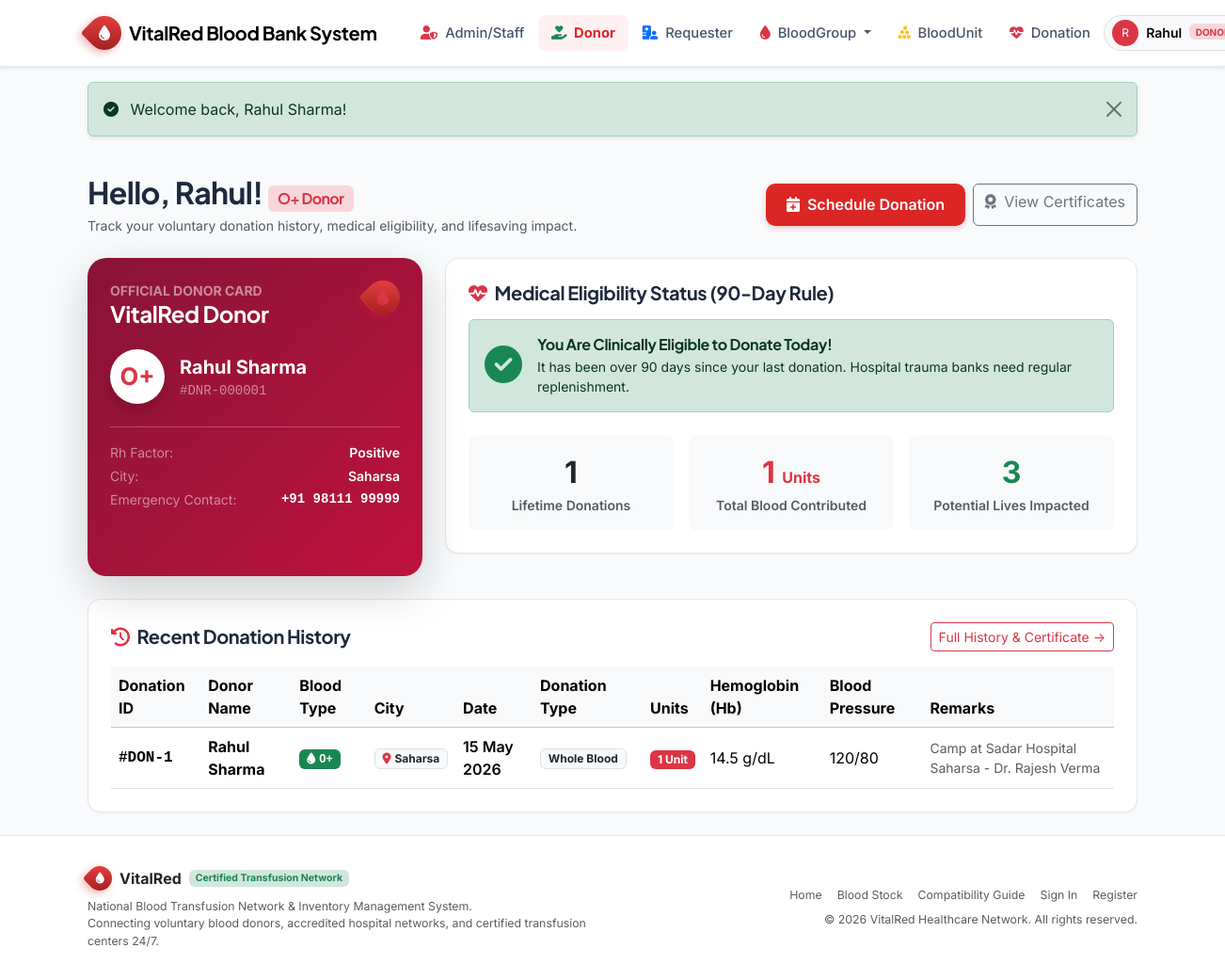
Screenshot of /donor/index.php (signed in) with the database file from the repository.
### tables this page shows
CREATE TABLE donors (
    donor_id INT AUTO_INCREMENT PRIMARY KEY,
    user_id INT NULL UNIQUE,                      
    first_name VARCHAR(60) NOT NULL,
    last_name VARCHAR(60) NOT NULL,
    dob DATE NOT NULL,
    gender ENUM('Male', 'Female', 'Other') NOT NULL,
    blood_group_id INT NOT NULL,
    address_street VARCHAR(180) NOT NULL,
    city VARCHAR(80) NOT NULL,
    state VARCHAR(80) NOT NULL DEFAULT 'Delhi NCR',
    pincode VARCHAR(15) NOT NULL,
    emergency_contact VARCHAR(25) NOT NULL,
    last_donation_date DATE NULL,
    created_at TIMESTAMP DEFAULT CURRENT_TIMESTAMP,
    CONSTRAINT fk_donor_user FOREIGN KEY (user_id) 
        REFERENCES users (user_id) ON DELETE SET NULL ON UPDATE CASCADE,
    CONSTRAINT fk_donor_blood_group FOREIGN KEY (blood_group_id) 
        REFERENCES blood_groups (blood_group_id) ON DELETE RESTRICT ON UPDATE CASCADE,
    INDEX idx_donor_blood_group (blood_group_id),
    INDEX idx_donor_city (city)
);

CREATE TABLE blood_groups (
    blood_group_id INT AUTO_INCREMENT PRIMARY KEY,
    group_name VARCHAR(5) NOT NULL UNIQUE,       
    rh_factor ENUM('Positive', 'Negative') NOT NULL,
    critical_threshold INT NOT NULL DEFAULT 5,   
    description VARCHAR(255) NULL
);

CREATE TABLE donations (
    donation_id INT AUTO_INCREMENT PRIMARY KEY,
    donor_id INT NOT NULL,
    blood_group_id INT NOT NULL,
    donation_date DATE NOT NULL,
    units_collected INT NOT NULL DEFAULT 1,
    hemoglobin_g_dl DECIMAL(4, 1) NOT NULL,       
    blood_pressure VARCHAR(15) NOT NULL,          
    donation_type ENUM('Whole Blood', 'Platelets', 'Plasma', 'Red Cells') DEFAULT 'Whole Blood',
    staff_id INT NULL,                            
    remarks VARCHAR(255) NULL,
    created_at TIMESTAMP DEFAULT CURRENT_TIMESTAMP,
    CONSTRAINT fk_donation_donor FOREIGN KEY (donor_id) 
        REFERENCES donors (donor_id) ON DELETE RESTRICT ON UPDATE CASCADE,
    CONSTRAINT fk_donation_blood_group FOREIGN KEY (blood_group_id) 
        REFERENCES blood_groups (blood_group_id) ON DELETE RESTRICT ON UPDATE CASCADE,
    CONSTRAINT fk_donation_staff FOREIGN KEY (staff_id) 
        REFERENCES users (user_id) ON DELETE SET NULL ON UPDATE CASCADE,
    INDEX idx_donation_date (donation_date)
);

### donor/index.php (the view, shortened to what the rows shown need)
<?php
require_once __DIR__ . '/../includes/auth_helper.php';
$user_id = $_SESSION['user_id'];
$stmt = $pdo->prepare("SELECT d.*, bg.group_name, bg.rh_factor, u.email
                      FROM donors d
                      JOIN blood_groups bg ON d.blood_group_id = bg.blood_group_id
                      JOIN users u ON d.user_id = u.user_id
                      WHERE d.user_id = ? LIMIT 1");
$stmt->execute([$user_id]);
$donor = $stmt->fetch();
$donor_id = $donor['donor_id'];
$hist_stmt = $pdo->prepare("SELECT * FROM donations WHERE donor_id = ? ORDER BY donation_date DESC");
$hist_stmt->execute([$donor_id]);
$donations = $hist_stmt->fetchAll();
require_once __DIR__ . '/../includes/header.php';
?>
<div class="container py-4">
    <div class="d-flex flex-wrap justify-content-between align-items-center mb-4 gap-3">
        <div>
            <h2 class="fw-bold mb-1">
                Hello, <?= e($donor['first_name']) ?>! <span class="badge bg-danger-subtle text-danger fs-6"><?= e($donor['group_name']) ?> Donor</span>
            </h2>
            <p class="text-muted small mb-0">Track your voluntary donation history, medical eligibility, and lifesaving impact.</p>
        </div>
    </div>
    <div class="row g-4 mb-4">
        <div class="col-lg-4">
            <div class="card border-0 shadow-lg text-white h-100" style="background: linear-gradient(135deg, #881337 0%, #be123c 100%); border-radius: 20px; overflow: hidden;">
                <div class="card-body p-4 position-relative">
                    <div class="d-flex align-items-center gap-3 mb-4">
                        <div class="bg-white text-danger fw-bold rounded-circle d-flex align-items-center justify-content-center shadow" style="width: 58px; height: 58px; font-size: 1.6rem;">
                            <?= e($donor['group_name']) ?>
                        </div>
                        <div>
                            <div class="fs-5 fw-bold"><?= e($donor['first_name'] . ' ' . $donor['last_name']) ?></div>
                            <div class="text-white-50 font-monospace small">#DNR-<?= str_pad($donor['donor_id'], 6, '0', STR_PAD_LEFT) ?></div>
                        </div>
                    </div>
                    <div class="pt-3 border-top border-white border-opacity-25 small">
                        <div class="d-flex justify-content-between mb-1">
                            <span class="text-white-50">Rh Factor:</span>
                            <span class="fw-semibold"><?= e($donor['rh_factor']) ?></span>
                        </div>
                        <div class="d-flex justify-content-between mb-1">
                            <span class="text-white-50">City:</span>
                            <span class="fw-semibold"><?= e($donor['city']) ?></span>
                        </div>
                        <div class="d-flex justify-content-between">
                            <span class="text-white-50">Emergency Contact:</span>
                            <span class="fw-semibold font-monospace"><?= e($donor['emergency_contact']) ?></span>
                        </div>
                    </div>
                </div>
            </div>
        </div>
    </div>
    <div class="vr-card p-4">
        <?php if (empty($donations)): ?>
            <div class="alert alert-light border text-center py-4 text-muted mb-0">
                You haven't made any donations yet. Click "Schedule Donation" to schedule your first voluntary camp visit!
            </div>
        <?php else: ?>
            <div class="table-responsive">
                <table class="table table-hover align-middle mb-0">
                    <thead class="table-light">
                        <tr>
                            <th>Donation ID</th>
                            <th>Donor Name</th>
                            <th>Blood Type</th>
                            <th>City</th>
                            <th>Date</th>
                            <th>Donation Type</th>
                            <th>Units</th>
                            <th>Hemoglobin (Hb)</th>
                            <th>Blood Pressure</th>
                            <th>Remarks</th>
                        </tr>
                    </thead>
                    <tbody>
                        <?php foreach (array_slice($donations, 0, 5) as $dn): ?>
                            <tr>
                                <td class="font-monospace fw-bold">#DON-<?= $dn['donation_id'] ?></td>
                                <td class="fw-bold"><?= e($donor['first_name'] . ' ' . $donor['last_name']) ?></td>
                                <td><?= get_blood_badge($donor['group_name']) ?></td>
                                <td><span class="badge bg-light text-dark border"><i class="fa-solid fa-location-dot text-danger me-1"></i><?= e($donor['city']) ?></span></td>
                                <td class="fw-semibold"><?= format_date($dn['donation_date']) ?></td>
                                <td><span class="badge bg-light text-dark border"><?= e($dn['donation_type']) ?></span></td>
                                <td><span class="badge bg-danger"><?= e($dn['units_collected']) ?> Unit</span></td>
                                <td><?= e($dn['hemoglobin_g_dl']) ?> g/dL</td>
                                <td><?= e($dn['blood_pressure']) ?></td>
                                <td class="small text-muted"><?= e($dn['remarks'] ?: 'Healthy donation') ?></td>
                            </tr>
                        <?php endforeach; ?>
                    </tbody>
                </table>
            </div>
        <?php endif; ?>
    </div>
</div>
<?php require_once __DIR__ . '/../includes/footer.php'; ?>

### includes/header.php (shortened to what the rows shown need)
<?php
require_once __DIR__ . '/auth_helper.php';
$current_user = current_user();
?>
<!DOCTYPE html>
<html lang="en">
<head>
    <link href="https://cdn.jsdelivr.net/npm/bootstrap@5.3.3/dist/css/bootstrap.min.css" rel="stylesheet">
    <link href="https://cdnjs.cloudflare.com/ajax/libs/font-awesome/6.5.2/css/all.min.css" rel="stylesheet">
    <link href="<?= BASE_URL ?>assets/css/style.css" rel="stylesheet">
</head>
<body>
<nav class="navbar navbar-expand-lg navbar-vitalred sticky-top shadow-sm">
    <div class="container">
        <div class="collapse navbar-collapse" id="navbarContent">
            <div class="d-flex align-items-center gap-2">
                <?php if ($current_user): ?>
                    <div class="dropdown">
                        <button class="btn btn-light border dropdown-toggle d-flex align-items-center gap-2 py-1 px-2 rounded-pill" type="button" data-bs-toggle="dropdown">
                            <?php if (!empty($current_user['avatar_url'])): ?>
                                <img src="<?= e($current_user['avatar_url']) ?>" alt="Avatar" class="rounded-circle" width="28" height="28">
                            <?php else: ?>
                                <span class="bg-danger text-white rounded-circle d-inline-flex align-items-center justify-content-center" style="width:28px;height:28px;font-size:12px;">
                                    <?= strtoupper(substr($current_user['full_name'], 0, 1)) ?>
                                </span>
                            <?php endif; ?>
                            <span class="small fw-semibold"><?= e(explode(' ', $current_user['full_name'])[0]) ?></span>
                            <span class="badge bg-danger-subtle text-danger text-uppercase" style="font-size: 10px;"><?= e($current_user['role']) ?></span>
                        </button>
                    </div>
                <?php endif; ?>
            </div>
        </div>
    </div>
</nav>
<main class="flex-grow-1">

### includes/auth_helper.php (shortened to what the rows shown need)
<?php
function e($string) {
    return htmlspecialchars((string)($string ?? ''), ENT_QUOTES, 'UTF-8');
}
function current_user(): ?array {
    return $_SESSION['user'] ?? null;
}
function format_date(?string $date, string $format = 'd M Y'): string {
    try {
        $dt = new DateTime($date);
        return $dt->format($format);
    } catch (Exception $e) {
        return $date;
    }
}
function get_blood_badge(string $group): string {
    $colors = [
        'A+' => 'bg-danger text-white',
        'A-' => 'bg-danger text-white',
        'B+' => 'bg-primary text-white',
        'B-' => 'bg-info text-dark',
        'AB+' => 'bg-purple text-white',
        'AB-' => 'bg-dark text-white',
        'O+' => 'bg-success text-white',
        'O-' => 'bg-warning text-dark'
    ];
    $cls = $colors[$group] ?? 'bg-secondary text-white';
    return '<span class="badge ' . $cls . ' px-2 py-1 font-monospace"><i class="fa-solid fa-droplet me-1"></i>' . e($group) . '</span>';
}

### rows the page displays
donors: first_name "Rahul", blood_group.group_name "O+", first_name+last_name "Rahul Sharma", donor_id "000001", blood_group.rh_factor "Positive", city "Saharsa", emergency_contact "+91 98111 99999"
donations: donation_id "1", donor.last_name "Rahul Sharma", blood_group.group_name "O+", donor.city "Saharsa", donation_date "15 May 2026", donation_type "Whole Blood", units_collected "1", hemoglobin_g_dl "14.5", blood_pressure "120/80", remarks "Camp at Sadar Hospital Saharsa - Dr. Rajesh Verma"

### other values shown
substr($current_user['full_name'], 0, 1) "R"
$flash['message'] "Welcome back, Rahul Sharma!"
$total_donations "1"
$total_units "1"
$lives_saved "3"
